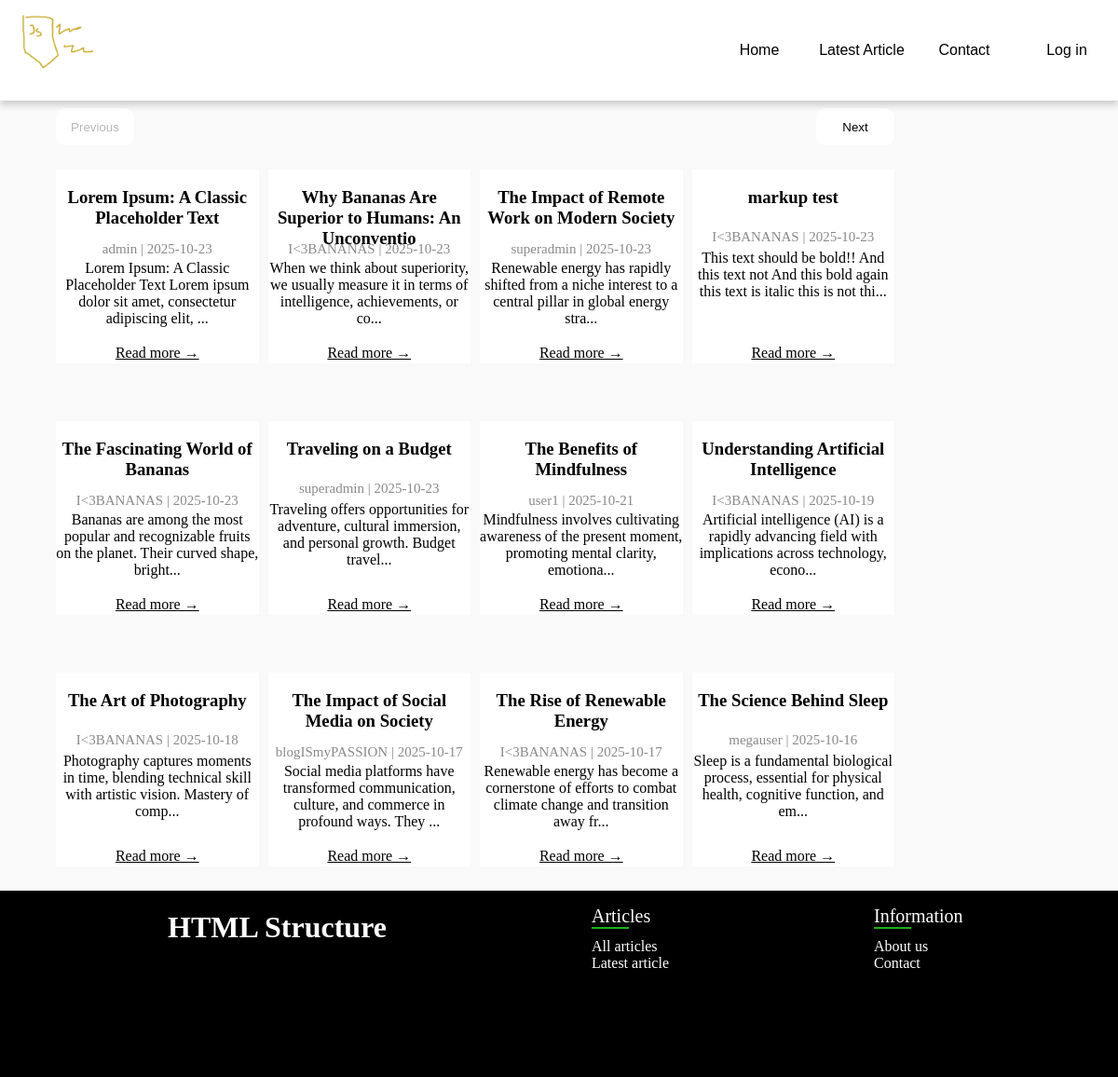
The page / on the database its author committed.
### tables this page shows
CREATE TABLE `articles` (
  `id` int(11) NOT NULL,
  `title` text DEFAULT NULL,
  `article` text DEFAULT NULL,
  `ownerID` int(11) DEFAULT NULL,
  `date` date DEFAULT NULL
);

CREATE TABLE `users` (
  `id` int(11) NOT NULL,
  `login` text DEFAULT NULL,
  `password` text DEFAULT NULL,
  `role` varchar(10) DEFAULT NULL
);

### index.php (the view, shortened to what this page needs)
<?php
require("php/functions.php");
$user = checkSession($con);
$articleCount = $con->query("SELECT COUNT(*) FROM articles")->fetch_row()[0];
$page = isset($_GET['page']) ? $_GET['page'] : 1;
$page = $page <= 0 ? 1 : $page;
$offset = ($page - 1) * 12;
$query = $con->prepare("SELECT a.id, u.login, a.ownerID, a.title, a.article, a.date
FROM articles a join users u on u.id = a.ownerID ORDER BY a.id DESC LIMIT 12 OFFSET ?");
$query->bind_param("i", $offset);
$query->execute();
$result = $query->get_result();
$articles = $result->fetch_all(MYSQLI_ASSOC);
?>
<!DOCTYPE html>
<html lang="pl">
<head>
    <link rel="stylesheet" href="style.css">
</head>
<body>
    <?php
    getNav(getRole($user));
    ?>
    <div class="container">
        <div id="pagebuttons">
                <button <?php echo $page - 1 <=0 ? 'disabled' : ''; ?> onClick="location.href='index.php?page=<?php echo $page -1; ?>'">Previous</button>
                <button <?php echo $offset + 12 >= $articleCount ? 'disabled' : ''; ?> onClick="location.href='index.php?page=<?php echo $page + 1; ?>'">Next</button>
        </div>
        <main class="index">
            <?php
            foreach($articles as $article){
                echo '<div>
                <h3>'.substr($article['title'],0,50).'</h3>
                <p id="date">'.$article['login'].' | '.$article['date'].'</p>
                <p>'.substr(clearMarkup($article['article']),0,100).'...</p>
                <a href="article.php?id='.$article['id'].'">Read more →</a>
             </div>';
            }
            ?>
        </main>
    </div>
    <?php
    getFooter();
    ?>
</body>
</html>

### php/functions.php (shortened to what this page needs)
<?php
function getNav($role){
    echo "<nav>
        <img id='logo' src='static/logo.png' alt='logo'>
        <div class='nav-buttons'>
            <button onclick=\"location.href='index.php'\">Home</button>
            <button onclick=\"location.href='article.php'\">Latest Article</button>
            <button onclick=\"location.href='contact.php'\">Contact</button>";
    if(isUser($role)){
        echo "<div class='dropdown'>";
            echo "<button class='dropbtn'>Articles ▼</button>";
            echo "<div class='dropdown-content'>";
                echo "<button onclick=\"location.href='myarticles.php'\">My Articles</button>";
                echo "<button onclick=\"location.href='managearticle.php'\">Create Article</button>";
            echo "</div>";
        echo "</div>";
        echo "<button class='hiddenPC' onclick=\"location.href='myarticles.php'\">My Articles</button>";
        echo "<button class='hiddenPC' onclick=\"location.href='managearticle.php'\">Create Article</button>";
        if(isAdmin($role)){
            echo "<div class='dropdown'>";
            echo "<button class='dropbtn'>Admin Panel ▼</button>";
            echo "<div class='dropdown-content'>";
                echo "<button onclick=\"location.href='adminpanel.php'\">Manage Users</button>";
                echo "<button onclick=\"location.href='myarticles.php?page=1&perm=admin'\">Manage Articles</button>";
            echo "</div>";
        echo "</div>";
        echo "<button class='hiddenPC' onclick=\"location.href='adminpanel.php'\">Manage Users</button>";
        echo "<button class='hiddenPC' onclick=\"location.href='myarticles.php?page=1&perm=admin'\">Manage Articles</button>";
        }
        echo "<button onclick=\"location.href='profile.php'\">Profile</button>";
        echo "<button onclick=\"location.href='logout.php'\">Log out</button>";
    }
    else{
        echo "<button onclick=\"location.href='login.php'\">Log in</button>";
    }
    echo "</div>
        <img id='hamburger' src='static/hamburger.png' alt='hamburger'>
        <img id='x' src='static/x.png' alt='x'>
        </nav>";
}
function getFooter(){
    echo "<footer>
        <h1>HTML Structure</h1>
        <ul>
            <li>Articles</li>
            <li><span></span></li>
            <li><a href='index.php'>All articles</a></li>
            <li><a href='article.php'>Latest article</a></li>
        </ul>
        <ul>
            <li>Information</li>
            <li><span></span></li>
            <li><a href='#'>About us</a></li>
            <li><a href='contact.php'>Contact</a></li>
        </ul>
    </footer>
    <button onclick=\"scrollToTop()\" id=\"scroll\" style=\"display: none\">↑</button>
    <script src=\"script.js\"></script>";
}
function isAdmin($role){
    return $role == "admin" ||  isSuperAdmin($role);
}
function isSuperAdmin($role){
    return $role == "superadmin";
}
function isUser($role){
    return $role == 'user' || isAdmin($role);
}
function clearMarkup($article){
    $article = str_replace(['\#', '\*'], ['_ESC_HASH_', '_ESC_STAR_'], $article);
    $article = preg_replace("/^######\s+(.*)$/m","$1",$article);
    $article = preg_replace("/^#####\s+(.*)$/m","$1",$article);
    $article = preg_replace("/^####\s+(.*)$/m","$1>",$article);
    $article = preg_replace("/^###\s+(.*)$/m","$1",$article);
    $article = preg_replace("/^##\s+(.*)$/m","$1",$article);
    $article = preg_replace("/^#\s+(.*)$/m","$1",$article);
    $article = preg_replace("/\*\*(.*?)\*\*/","$1",$article);
    $article = preg_replace("/\*(.*?)\*/","$1",$article);
    $article = str_replace(['_ESC_HASH_', '_ESC_STAR_'], ['#', '*'], $article);
    return $article;
}

### style.css (style rules this page uses)
html,body { margin: 0; padding: 0; width: 100%; scrollbar-width: none; -ms-overflow-style: none; scroll-behavior: smooth; }
div { height: 80%; }
.container { width: 100%; display: flex; flex-direction: column; flex-wrap: wrap; background-color: #f9f9f9; }
main { min-height: 85vh; margin-left: 5%; display: flex; flex-direction: column; flex-wrap: wrap; align-content: space-around; align-items: center; }
p#date { color: rgb(138, 138, 138); font-size: 15px; height: 4vh; }
.index { display: grid; grid-template-columns: repeat(4, 1fr); grid-template-rows: repeat(3, 1fr); gap: 10px; width: 75%; height: 100vh; margin-top: 0; }
.index div { text-align: center; display: flex; align-items: center; justify-content: start; flex-direction: column; min-width: 0; min-height: 0; background-color: white; height: 26vh; }
.index p { padding: 0; margin: 0; height: 19vh; }
.index > div > h3 { height: 5vh; }
.index a { transition: ease-in-out 0.3s; color: black; padding-bottom: 1%; }
#pagebuttons { margin-left: 5%; margin-top: 1vh; display: flex; width: 75%; justify-content: space-between; align-items: center; height: 5vh; }
#pagebuttons button { border:none; border-radius: 10px; height: 5vh; width: 7vw; cursor: pointer; transition: 0.3s ease; background-color: transparent; background-color: white; }
.index div, article { transition: ease-in-out 0.5s; }
ul { margin-left: 15%; list-style-type: none; }
footer { height: 25vh; width: 100%; background-color: rgb(0, 0, 0); color: white; display: flex; align-content: center; }
footer>ul li:first-child { font-size: 20px; }
footer span { display: block; width: 40px; height: 2px; margin-bottom: 10px; background-color: rgb(24, 177, 24); }
footer a { text-decoration: none; color: white; transition: ease-in-out 0.5s; }
footer h1 { margin-left: 15%; }
nav { display: flex; padding: 0; position: sticky; top: 0; z-index: 9999; background-color: white; box-shadow: 0px 4px 8px 0px rgba(0,0,0,0.2); }
#logo { height: 100px; width: 100px; }
.nav-buttons { display: flex; flex-direction: row; justify-content: flex-end; align-items: center; width: 100%; height: auto; background-color: white; }
.nav-buttons button { border: none; color: #000; font-size: 16px; cursor: pointer; transition: 0.3s ease; height: 13.5vh; }
.nav-buttons > button { background-color: transparent; width: 10%; }

### rows shown on the page
articles: title "Lorem Ipsum: A Classic Placeholder Text", ownerID.login "admin", date "2025-10-23", article "Lorem Ipsum: A Classic Placeholder Text Lorem ipsum dolor sit amet, consectetur adipiscing elit,"
articles: title "Why Bananas Are Superior to Humans: An Unconventio", ownerID.login "I<3BANANAS", date "2025-10-23", article "When we think about superiority, we usually measure it in terms of intelligence, achievements, or co"
articles: title "The Impact of Remote Work on Modern Society", ownerID.login "superadmin", date "2025-10-23", article "Renewable energy has rapidly shifted from a niche interest to a central pillar in global energy stra"
articles: title "markup test", ownerID.login "I<3BANANAS", date "2025-10-23", article "This text should be bold!! And this text not And this bold again this text is italic this is not thi"
articles: title "The Fascinating World of Bananas", ownerID.login "I<3BANANAS", date "2025-10-23", article "Bananas are among the most popular and recognizable fruits on the planet. Their curved shape, bright"
articles: title "Traveling on a Budget", ownerID.login "superadmin", date "2025-10-23", article "Traveling offers opportunities for adventure, cultural immersion, and personal growth. Budget travel"
articles: title "The Benefits of Mindfulness", ownerID.login "user1", date "2025-10-21", article "Mindfulness involves cultivating awareness of the present moment, promoting mental clarity, emotiona"
articles: title "Understanding Artificial Intelligence", ownerID.login "I<3BANANAS", date "2025-10-19", article "Artificial intelligence (AI) is a rapidly advancing field with implications across technology, econo"
articles: title "The Art of Photography", ownerID.login "I<3BANANAS", date "2025-10-18", article "Photography captures moments in time, blending technical skill with artistic vision. Mastery of comp"
articles: title "The Impact of Social Media on Society", ownerID.login "blogISmyPASSION", date "2025-10-17", article "Social media platforms have transformed communication, culture, and commerce in profound ways. They"
articles: title "The Rise of Renewable Energy", ownerID.login "I<3BANANAS", date "2025-10-17", article "Renewable energy has become a cornerstone of efforts to combat climate change and transition away fr"
articles: title "The Science Behind Sleep", ownerID.login "megauser", date "2025-10-16", article "Sleep is a fundamental biological process, essential for physical health, cognitive function, and em"
